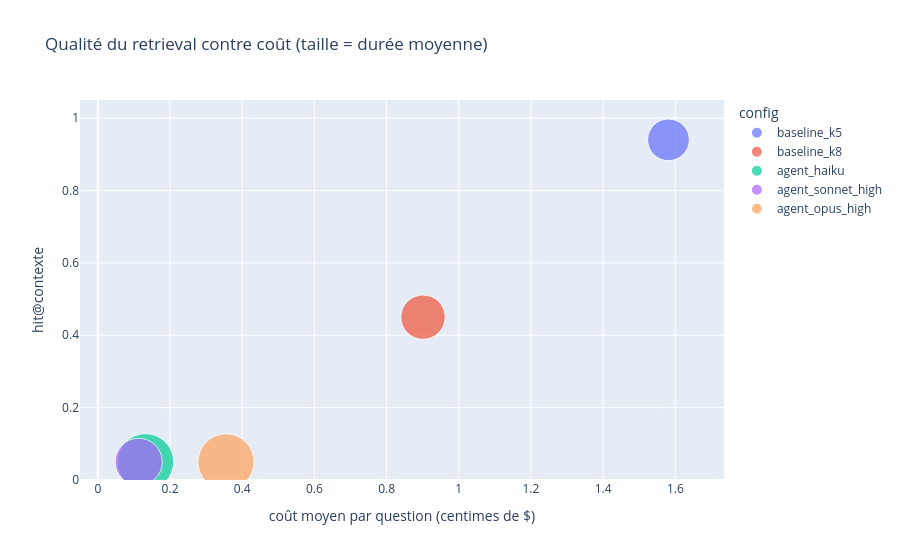
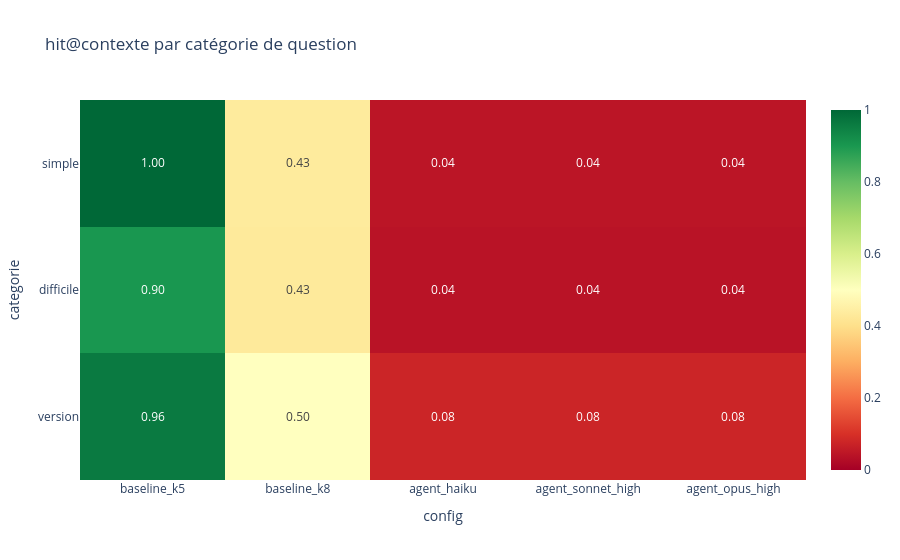

Write notebook code for charts like these, in order.
### Code cell
# Qualité contre coût : chaque point est une configuration, la taille donne la durée moyenne
synthese = tableau_retrieval.join(tableau_ragas).join(tableau_operationnel).reset_index()
fig = px.scatter(synthese, x="cout_moyen_centimes", y="hit@contexte", size="duree_moyenne_s", color="config",
                 hover_data=["mrr", "faithfulness", "duree_moyenne_s"], size_max=40,
                 title="Qualité du retrieval contre coût (taille = durée moyenne)",
                 labels={"cout_moyen_centimes": "coût moyen par question (centimes de $)"})
fig.update_yaxes(range=[0, 1.05])
fig.show()

# Par catégorie de question : où chaque configuration réussit ou échoue
par_categorie = dans_corpus.groupby(["categorie", "config"], sort=False)["hit@contexte"].mean().unstack()
fig = px.imshow(par_categorie, text_auto=".2f", color_continuous_scale="RdYlGn", zmin=0, zmax=1, aspect="auto",
                title="hit@contexte par catégorie de question")
fig.show()

### Figure 1 — Plotly figure (JSON) as saved in the notebook; plotly's stock layout.template omitted (floating-point values rounded to 4 significant figures)
{"data": [{"customdata": [[0.757, 0.784, 7.627]], "hovertemplate": "config=baseline_k5<br>coût moyen par question (centimes de $)=%{x}<br>hit@contexte=%{y}<br>duree_moyenne_s=%{customdata[2]}<br>mrr=%{customdata[0]}<br>faithfulness=%{customdata[1]}<extra></extra>", "legendgroup": "baseline_k5", "marker": {"color": "#636efa", "size": [7.627], "sizemode": "area", "sizeref": 0.008758, "symbol": "circle"}, "mode": "markers", "name": "baseline_k5", "orientation": "v", "showlegend": true, "type": "scatter", "x": [1.581], "xaxis": "x", "y": [0.94], "yaxis": "y"}, {"customdata": [[0.369, 0.79, 8.631]], "hovertemplate": "config=baseline_k8<br>coût moyen par question (centimes de $)=%{x}<br>hit@contexte=%{y}<br>duree_moyenne_s=%{customdata[2]}<br>mrr=%{customdata[0]}<br>faithfulness=%{customdata[1]}<extra></extra>", "legendgroup": "baseline_k8", "marker": {"color": "#EF553B", "size": [8.631], "sizemode": "area", "sizeref": 0.008758, "symbol": "circle"}, "mode": "markers", "name": "baseline_k8", "orientation": "v", "showlegend": true, "type": "scatter", "x": [0.901], "xaxis": "x", "y": [0.45], "yaxis": "y"}, {"customdata": [[0.05, 0.786, 14.01]], "hovertemplate": "config=agent_haiku<br>coût moyen par question (centimes de $)=%{x}<br>hit@contexte=%{y}<br>duree_moyenne_s=%{customdata[2]}<br>mrr=%{customdata[0]}<br>faithfulness=%{customdata[1]}<extra></extra>", "legendgroup": "agent_haiku", "marker": {"color": "#00cc96", "size": [14.01], "sizemode": "area", "sizeref": 0.008758, "symbol": "circle"}, "mode": "markers", "name": "agent_haiku", "orientation": "v", "showlegend": true, "type": "scatter", "x": [0.132], "xaxis": "x", "y": [0.05], "yaxis": "y"}, {"customdata": [[0.05, 0.83, 9.788]], "hovertemplate": "config=agent_sonnet_high<br>coût moyen par question (centimes de $)=%{x}<br>hit@contexte=%{y}<br>duree_moyenne_s=%{customdata[2]}<br>mrr=%{customdata[0]}<br>faithfulness=%{customdata[1]}<extra></extra>", "legendgroup": "agent_sonnet_high", "marker": {"color": "#ab63fa", "size": [9.788], "sizemode": "area", "sizeref": 0.008758, "symbol": "circle"}, "mode": "markers", "name": "agent_sonnet_high", "orientation": "v", "showlegend": true, "type": "scatter", "x": [0.113], "xaxis": "x", "y": [0.05], "yaxis": "y"}, {"customdata": [[0.05, 0.732, 13.84]], "hovertemplate": "config=agent_opus_high<br>coût moyen par question (centimes de $)=%{x}<br>hit@contexte=%{y}<br>duree_moyenne_s=%{customdata[2]}<br>mrr=%{customdata[0]}<br>faithfulness=%{customdata[1]}<extra></extra>", "legendgroup": "agent_opus_high", "marker": {"color": "#FFA15A", "size": [13.84], "sizemode": "area", "sizeref": 0.008758, "symbol": "circle"}, "mode": "markers", "name": "agent_opus_high", "orientation": "v", "showlegend": true, "type": "scatter", "x": [0.355], "xaxis": "x", "y": [0.05], "yaxis": "y"}], "layout": {"legend": {"itemsizing": "constant", "title": {"text": "config"}, "tracegroupgap": 0}, "title": {"text": "Qualité du retrieval contre coût (taille = durée moyenne)"}, "xaxis": {"anchor": "y", "domain": [0, 1], "title": {"text": "coût moyen par question (centimes de $)"}}, "yaxis": {"anchor": "x", "domain": [0, 1], "range": [0, 1.05], "title": {"text": "hit@contexte"}}}}

### Figure 2 — Plotly figure (JSON) as saved in the notebook; plotly's stock layout.template omitted (floating-point values rounded to 4 significant figures)
{"data": [{"coloraxis": "coloraxis", "hovertemplate": "config: %{x}<br>categorie: %{y}<br>color: %{z}<extra></extra>", "name": "0", "texttemplate": "%{z:.2f}", "type": "heatmap", "x": ["baseline_k5", "baseline_k8", "agent_haiku", "agent_sonnet_high", "agent_opus_high"], "xaxis": "x", "y": ["simple", "difficile", "version"], "yaxis": "y", "z": [[1.0, 0.4348, 0.04348, 0.04348, 0.04348], [0.902, 0.4314, 0.03922, 0.03922, 0.03922], [0.9615, 0.5, 0.07692, 0.07692, 0.07692]]}], "layout": {"coloraxis": {"autocolorscale": false, "cmax": 1, "cmin": 0, "colorscale": [[0, "rgb(165,0,38)"], [0.1, "rgb(215,48,39)"], [0.2, "rgb(244,109,67)"], [0.3, "rgb(253,174,97)"], [0.4, "rgb(254,224,139)"], [0.5, "rgb(255,255,191)"], [0.6, "rgb(217,239,139)"], [0.7, "rgb(166,217,106)"], [0.8, "rgb(102,189,99)"], [0.9, "rgb(26,152,80)"], [1, "rgb(0,104,55)"]]}, "title": {"text": "hit@contexte par catégorie de question"}, "xaxis": {"anchor": "y", "domain": [0, 1], "title": {"text": "config"}}, "yaxis": {"anchor": "x", "autorange": "reversed", "domain": [0, 1], "title": {"text": "categorie"}}}}
